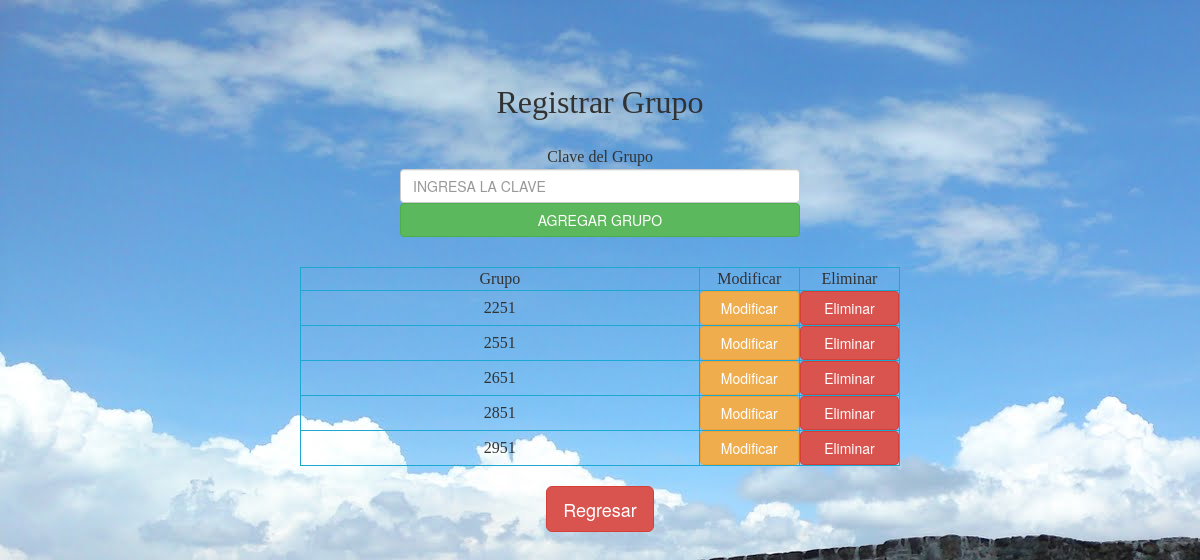
Page /controlador/Tareas/operaciongrupos.php (signed in) on the committed database.
### tables this page shows
CREATE TABLE IF NOT EXISTS `grupos` (
  `id_grupo` int(11) NOT NULL AUTO_INCREMENT,
  `grupo` varchar(4) NOT NULL,
  PRIMARY KEY (`id_grupo`),
  KEY `grupo` (`grupo`)
);

### controlador/Tareas/operaciongrupos.php (the view, shortened to what this page needs)
<!DOCTYPE html>
<html lang="es">
<head>
    <link href="../../resources/bootstrap/dist/css/bootstrap.css" rel="stylesheet">
    <link href="../../resources/font-awesome/css/font-awesome.min.css" rel="stylesheet">
    <link rel="stylesheet" type="text/css" href="../../resources/css/sweetalert.css">
</head>
<body background="../../resources/img/acozac2.jpg">
<?php
if(isset($_SESSION["matricula"]) and isset($_SESSION['tipo_usuario'])){
	if($_SESSION['tipo_usuario']==3){
		if(isset($_REQUEST['MODIFICAR'])){
			if($_REQUEST['MODIFICAR']==1){
?>
<br/><br/><br/><br/>
<form method="post" name="modificag">
<table width="400" border="0" align="center">
  <tbody>
    <tr>
      <td align="center"><font face="Impact" color="#323232" size="6">Registrar Grupo</font><br/><br/></td>
    </tr>
    <tr>
      <td align="center"><font face="Impact" color="#323232" size="3">Clave del Grupo</font><br/></td>
    </tr>
    <tr>
      <td align="center"><input type="text" class="form-control" name="cn_grupo" value="<?php echo $_REQUEST['cn_grupo']?>"  required></td>
    </tr>
    <tr>
    	<input type="hidden" name="cn_idgrupo" value="<?php echo $_REQUEST['cn_idgrupo']?>"/>
    	<input type="hidden" name="MODIFICAR" value="2"/>
      <td align="center"><input type="submit" class="btn btn-success btn-block" name="MODIFICARGRUPO" value="MODIFICAR GRUPO" ></td>
    </tr>
  </tbody>
</table>
</form>
<?php }else{
		require_once("../../entidades/Bases de datos/conexion.php");
		$query="SELECT * FROM grupos where grupo like'%".$_POST['cn_grupo']."%'";
		$result = $con-> query($query);
		if(mysqli_num_rows($result)>0){
				mysqli_close($con);
				header("location:operaciongrupos.php");
		}else{
			$query="UPDATE grupos SET grupo='".$_POST['cn_grupo']."' WHERE id_grupo='".$_POST['cn_idgrupo']."'";
			$result = $con-> query($query);
			mysqli_close($con);
			header("location:operaciongrupos.php");
			}
		}
	}else{?>
<br/><br/><br/><br/>
<form method="post" name="agregam">
<table width="400" border="0" align="center">
  <tbody>
    <tr>
      <td align="center"><font face="Impact" color="#323232" size="6">Registrar Grupo</font><br/><br/></td>
    </tr>
    <tr>
      <td align="center"><font face="Impact" color="#323232" size="3">Clave del Grupo</font><br/></td>
    </tr>
    <tr>
      <td align="center"><input type="text" class="form-control" name="cn_grupo" placeholder="INGRESA LA CLAVE" onkeyup="this.value=this.value.toUpperCase()" pattern="[0-9]+{5}" required></td>
    </tr>
    <tr>
      <td align="center"><input type="submit" class="btn btn-success btn-block" name="AGREGARGRUPO" value="AGREGAR GRUPO" ></td>
    </tr>
  </tbody>
</table>
</form>
<p>&nbsp;</p>
<table width="600" border="1" align="center" bordercolor="#1DA8D3">
  <tbody>
    <tr>
      <td width="390" align="center"><font face="Impact" color="#323232" size="3">Grupo</font></td>
      <td width="98" align="center"><font face="Impact" color="#323232" size="3">Modificar</font></td>
      <td width="98" align="center"><font face="Impact" color="#323232" size="3">Eliminar</font></td>
    </tr>
    <?php
	$query="SELECT * FROM grupos";
	require_once("../../entidades/Bases de datos/conexion.php");
	$result = $con-> query($query);
	if(mysqli_num_rows($result)>0)
		while($grupo=mysqli_fetch_array($result)){
	?>
    		<tr>
      			<td align="center"><font face="Impact" color="#323232" size="3"><?php echo utf8_encode($grupo[1]);?></font></td>
      			<td align="center"><a href="?MODIFICAR=1&<?php echo utf8_encode("cn_idgrupo=".$grupo[0]."&cn_grupo=".$grupo[1]);?>" class="btn btn-warning btn-block">Modificar</a></td>
      			<td align="center"><a href="?ELIMINAR=1&<?php echo utf8_encode("cn_grupo=".$grupo[0]);?>" class="btn btn-danger btn-block">Eliminar</a></td>
    		</tr>
  <?php
		}
}
	?>
  </tbody>
</table>
<?php
	}
}
?>
<br>
<p align="center"><a href="../../workflow/Workpage/workspaceA.php" class="btn btn-danger btn-lg">Regresar</a></p>
</body>
</html>

### rows in the picture
grupos: grupo "2251"
grupos: grupo "2551"
grupos: grupo "2651"
grupos: grupo "2851"
grupos: grupo "2951"
